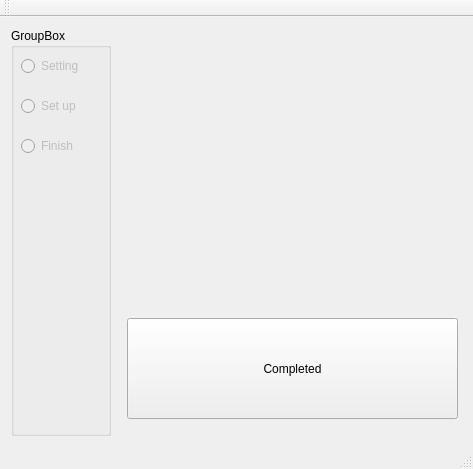
<?xml version="1.0" encoding="UTF-8"?>
<ui version="4.0">
 <class>MainWindow</class>
 <widget class="QMainWindow" name="MainWindow">
  <property name="geometry">
   <rect>
    <x>0</x>
    <y>0</y>
    <width>473</width>
    <height>469</height>
   </rect>
  </property>
  <property name="windowTitle">
   <string>MainWindow</string>
  </property>
  <widget class="QWidget" name="centralWidget">
   <layout class="QGridLayout" name="gridLayout">
    <item row="1" column="1">
     <widget class="QStackedWidget" name="stackedWidget">
      <property name="sizePolicy">
       <sizepolicy hsizetype="Preferred" vsizetype="MinimumExpanding">
        <horstretch>0</horstretch>
        <verstretch>0</verstretch>
       </sizepolicy>
      </property>
      <property name="minimumSize">
       <size>
        <width>0</width>
        <height>80</height>
       </size>
      </property>
      <property name="maximumSize">
       <size>
        <width>16777215</width>
        <height>16777215</height>
       </size>
      </property>
      <property name="currentIndex">
       <number>2</number>
      </property>
      <widget class="QWidget" name="page">
       <widget class="QLabel" name="label">
        <property name="geometry">
         <rect>
          <x>20</x>
          <y>20</y>
          <width>47</width>
          <height>12</height>
         </rect>
        </property>
        <property name="text">
         <string>Setting</string>
        </property>
       </widget>
       <widget class="QPushButton" name="nextButton">
        <property name="geometry">
         <rect>
          <x>270</x>
          <y>370</y>
          <width>75</width>
          <height>23</height>
         </rect>
        </property>
        <property name="text">
         <string>Next</string>
        </property>
       </widget>
      </widget>
      <widget class="QWidget" name="page_2">
       <widget class="QProgressBar" name="progressBar">
        <property name="geometry">
         <rect>
          <x>10</x>
          <y>360</y>
          <width>331</width>
          <height>23</height>
         </rect>
        </property>
        <property name="value">
         <number>0</number>
        </property>
       </widget>
      </widget>
      <widget class="QWidget" name="page_3">
       <widget class="QPushButton" name="pushButton">
        <property name="geometry">
         <rect>
          <x>10</x>
          <y>290</y>
          <width>331</width>
          <height>101</height>
         </rect>
        </property>
        <property name="text">
         <string>Completed</string>
        </property>
       </widget>
      </widget>
     </widget>
    </item>
    <item row="1" column="0">
     <widget class="QGroupBox" name="groupBox">
      <property name="minimumSize">
       <size>
        <width>100</width>
        <height>0</height>
       </size>
      </property>
      <property name="title">
       <string>GroupBox</string>
      </property>
      <widget class="QRadioButton" name="settingRadioButton">
       <property name="enabled">
        <bool>false</bool>
       </property>
       <property name="geometry">
        <rect>
         <x>10</x>
         <y>30</y>
         <width>83</width>
         <height>16</height>
        </rect>
       </property>
       <property name="text">
        <string>Setting</string>
       </property>
      </widget>
      <widget class="QRadioButton" name="setupRadioButton">
       <property name="enabled">
        <bool>false</bool>
       </property>
       <property name="geometry">
        <rect>
         <x>10</x>
         <y>70</y>
         <width>83</width>
         <height>16</height>
        </rect>
       </property>
       <property name="text">
        <string>Set up</string>
       </property>
      </widget>
      <widget class="QRadioButton" name="finishRadioButton">
       <property name="enabled">
        <bool>false</bool>
       </property>
       <property name="geometry">
        <rect>
         <x>10</x>
         <y>110</y>
         <width>83</width>
         <height>16</height>
        </rect>
       </property>
       <property name="text">
        <string>Finish</string>
       </property>
      </widget>
     </widget>
    </item>
   </layout>
  </widget>
  <widget class="QMenuBar" name="menuBar">
   <property name="geometry">
    <rect>
     <x>0</x>
     <y>0</y>
     <width>473</width>
     <height>22</height>
    </rect>
   </property>
  </widget>
  <widget class="QToolBar" name="mainToolBar">
   <attribute name="toolBarArea">
    <enum>TopToolBarArea</enum>
   </attribute>
   <attribute name="toolBarBreak">
    <bool>false</bool>
   </attribute>
  </widget>
  <widget class="QStatusBar" name="statusBar"/>
 </widget>
 <layoutdefault spacing="6" margin="11"/>
 <resources/>
 <connections/>
</ui>
